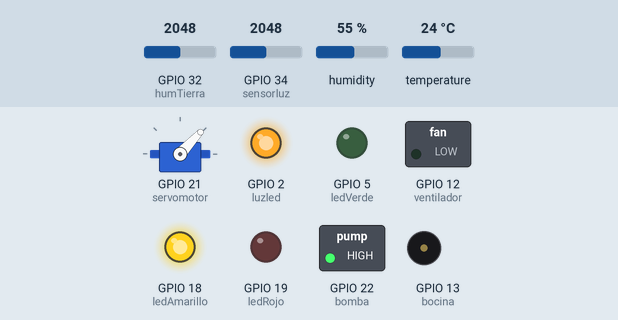
The sketch below on a simulated ESP32. Shown: servo, switched loads named in the sketch (green lamp = pin HIGH), output pins drawn as LEDs (lit = HIGH), buzzer (waves = sounding, pin HIGH). Inputs (shaded band) come from the test bench; at power-on: temperature 24 °C, GPIO 34 (sensorluz) = 2048, GPIO 32 (humTierra) = 2048, humidity 55 %. What the sketch prints to the serial monitor is not drawn.

Above: at 10.2 s.
10.3 s: temperature set to 22 °C
18.7 s: temperature set to 19 °C
At 24.54 s:
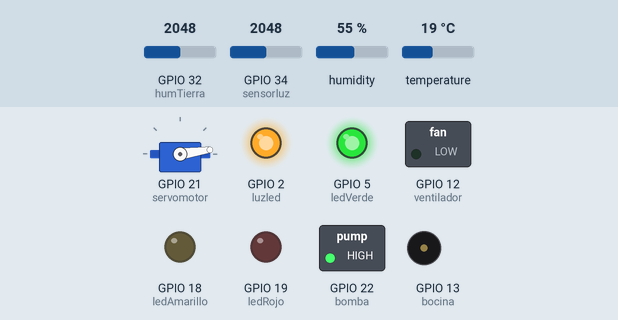
27.1 s: GPIO 34 (sensorluz) set to 1963
At 37.9 s:
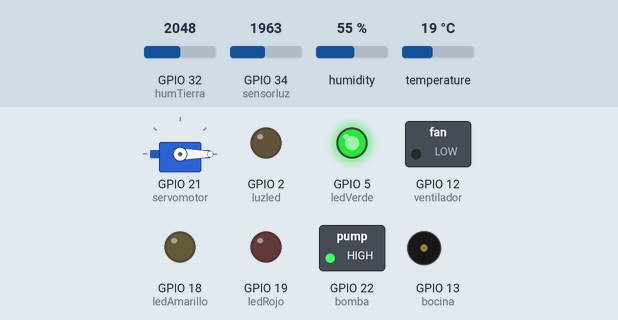
41.1 s: temperature set to 33 °C
At 46.91 s:
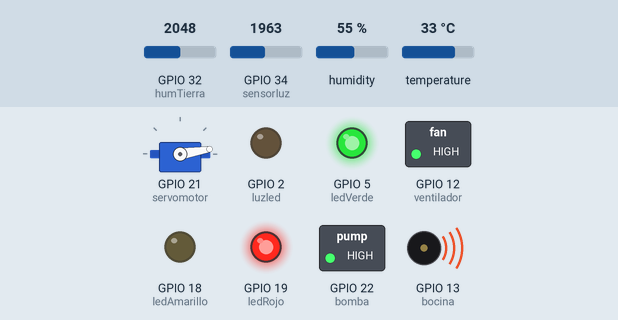
49.5 s: GPIO 34 (sensorluz) set to 2040
At 59.9 s:
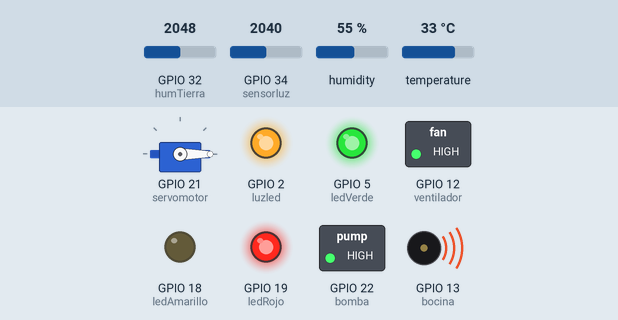
63.5 s: temperature set to 12 °C
At 69.28 s:
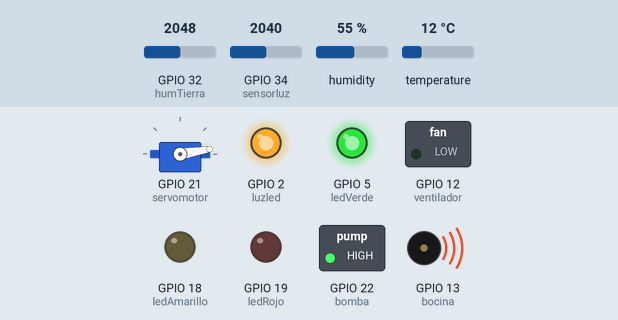
Timing chart, 0 to 72.9 s (numbered marks = the images above; inputs shaded):
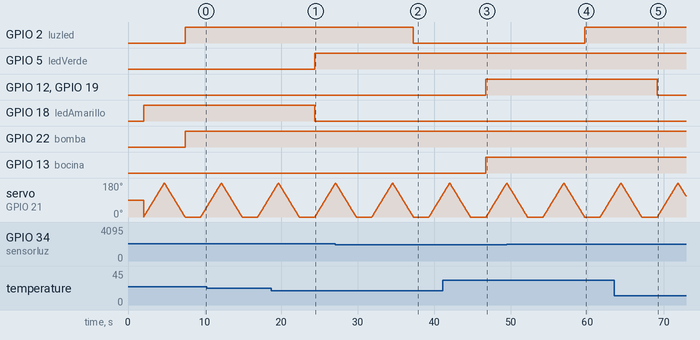

The sketch:

invernadero2.ino
```cpp
#include "DHT.h"
#include <ESP32Servo.h> // Incluimos la biblioteca del


// Digital pin connected to the DHT sensor
#define DHTPIN 4


//Definimos pines led de emergencia
#define ledVerde 5
#define ledRojo 19
#define ledAmarillo 18

//definimos luz led
int luzled = 2;

//definimos sensor de luiz
int sensorluz = 34;


//definimos pin servomotor
#define servomotor 21

//definimos sensor humumedad suelo
int humTierra = 32;

//definimos bocina
#define bocina 13

//definimos ventilador
int ventilador = 12;

//definimos bomba de agua
#define bomba 22


// Uncomment whatever type you're using!
//#define DHTTYPE DHT11   // DHT 11
#define DHTTYPE DHT11   // DHT 22  (AM2302), AM2321
//#define DHTTYPE DHT21   // DHT 21 (AM2301)

DHT dht(DHTPIN, DHTTYPE);

// Creamos un objeto Servo
Servo myservo;

void setup() {
  Serial.begin(115200);
  Serial.println(F("DHTxx test!"));

  dht.begin();

   // Adjuntamos el objeto myservo al pin de salida
  myservo.attach(servomotor);

  // Configurar el pin del relé como salida
  pinMode(ventilador, OUTPUT);

 // Configurar el pin del rele como salida
   pinMode(bomba, OUTPUT);

//configuramos los led de emergencia
   pinMode(ledVerde, OUTPUT);
   pinMode(ledRojo, OUTPUT);
   pinMode(ledAmarillo, OUTPUT);
    pinMode(luzled, OUTPUT);
//configuramos la bocina
   pinMode(bocina, OUTPUT);

//configuramos el sensor de humedad tierra
  pinMode(humTierra, INPUT);
}

void loop(){
  // Wait a few seconds between measurements.
  delay(2000);

  //almacenamos valor del sensor y convertimos a porcentaje
  int sensorValue = map(analogRead(humTierra), 4090, 0, 0, 100);

  //almacenamos valor del sensor de luz
  // variable para almacenar el valor de la fotocelda
  int celdaValue = analogRead(sensorluz);


  // Reading temperature or humidity takes about 250 milliseconds!
  // Sensor readings may also be up to 2 seconds 'old' (its a very slow sensor)
  float h = dht.readHumidity();
  // Read temperature as Celsius (the default)
  float t = dht.readTemperature();
  // Read temperature as Fahrenheit (isFahrenheit = true)
  float f = dht.readTemperature(true);

  // Check if any reads failed and exit early (to try again).
  if (isnan(h) || isnan(t) || isnan(f)) {
    Serial.println(F("Failed to read from DHT sensor!"));
    return;
  }


  Serial.print(F("Humidity: "));
  Serial.print(h);
  Serial.print(F("%  Temperature: "));
  Serial.print(t);
  Serial.print(F("°C "));
  Serial.print(f);
  Serial.print(F("%  Temperature tierra: "));
  Serial.print(sensorValue);
  Serial.print(F("%"));
  Serial.print(F("%  luz: "));
  Serial.print(celdaValue);


  //condicion para temperatura
  if (t>30){
      // Encender el relé durante 1 segundo
      digitalWrite(ventilador, HIGH);
      Serial.println("Relé encendido ventilador");
      //delay(1000);

      //encendemos el led rojo
      digitalWrite(ledRojo, HIGH);
      digitalWrite(bocina, HIGH);

  }else{
      if(t>20 & t<30){
        //encendemos led amarillo
         digitalWrite(ledAmarillo, HIGH);
         digitalWrite(ledRojo, LOW);
         digitalWrite(ledVerde, LOW);

      }else{
      // Apagar el relé durante 1 segundo
            digitalWrite(ventilador, LOW);
            Serial.println("Relé apagado ventilador");
            //delay(1000);
            digitalWrite(ledVerde, HIGH);
            digitalWrite(ledRojo, LOW);
            digitalWrite(ledAmarillo, LOW);
      }
  }

  //condicional para humedad
    if (humTierra<50){

        //servomotor
        for (int pos = 0; pos <= 180; pos++) {
          myservo.write(pos); // Escribimos la posición en el servomotor
          delay(15); // Esperamos 15 milisegundos para que se mueva
        }

        // Giramos el servomotor de 180 a 0 grados en incrementos de 1 grado
        for (int pos = 180; pos >= 0; pos--) {
          myservo.write(pos); // Escribimos la posición en el servomotor
          delay(15); // Esperamos 15 milisegundos para que se mueva
        }
        //BOMBA DE AGUA
        digitalWrite(bomba, HIGH);
        Serial.println("bomba Encendida");

    }else{
        digitalWrite(bomba, LOW);
      Serial.println("bomba apagado");
      //delay(1000);
  }

  //condicion para fotocelda
   if(celdaValue>2000){
      digitalWrite(luzled, HIGH);
    }else{
       digitalWrite(luzled, LOW);
    }

}
```

Measured:
- the behaviour switches between 21 and 20 °C on temperature (found by bisection; images 0 and 1)
- the behaviour switches between 2001 and 2000 on GPIO 34 (sensorluz) (found by bisection; images 1 and 2)
- after the input at 18.7 s, GPIO 5 (ledVerde): LOW → HIGH after 5.7 s; GPIO 18 (ledAmarillo): HIGH → LOW after 5.7 s
- after the input at 27.1 s, GPIO 2 (luzled): HIGH → LOW after 10.2 s
- after the input at 41.1 s, GPIO 12 (ventilador), GPIO 19 (ledRojo), GPIO 13 (bocina): LOW → HIGH after 5.7 s
- after the input at 49.5 s, GPIO 2 (luzled): LOW → HIGH after 10.2 s
- after the input at 63.5 s, GPIO 12 (ventilador), GPIO 19 (ledRojo): HIGH → LOW after 5.6 s
